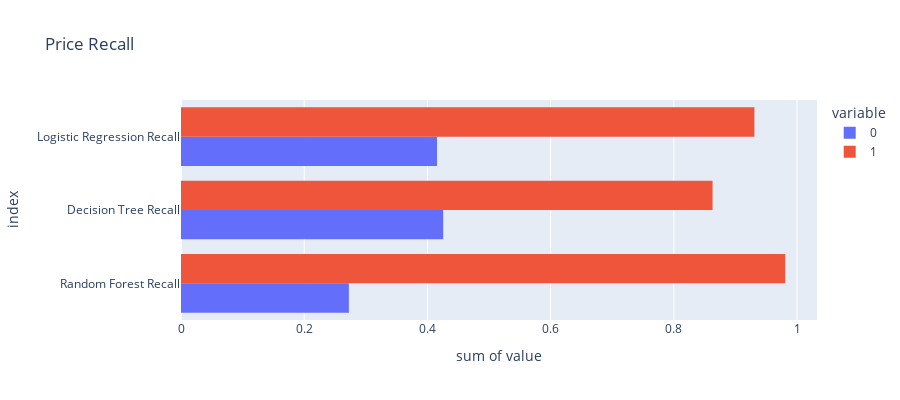

Notebook code cell kept with this figure:
### Code cell
#!pip install plotly_express
import plotly_express as px

fig = px.histogram(recall, x=["0", '1'],y = "index",
             barmode='group',
             height=400, title = 'Price Recall')

fig.show()

### Figure 1 — Plotly figure (JSON) as saved in the notebook; plotly's stock layout.template omitted (floating-point values rounded to 4 significant figures)
{"data": [{"alignmentgroup": "True", "bingroup": "y", "histfunc": "sum", "hovertemplate": "variable=0<br>sum of value=%{x}<br>index=%{y}<extra></extra>", "legendgroup": "0", "marker": {"color": "#636efa", "pattern": {"shape": ""}}, "name": "0", "offsetgroup": "0", "orientation": "h", "showlegend": true, "type": "histogram", "x": [0.2725, 0.4256, 0.4156], "xaxis": "x", "y": ["Random Forest Recall", "Decision Tree Recall", "Logistic Regression Recall"], "yaxis": "y"}, {"alignmentgroup": "True", "bingroup": "y", "histfunc": "sum", "hovertemplate": "variable=1<br>sum of value=%{x}<br>index=%{y}<extra></extra>", "legendgroup": "1", "marker": {"color": "#EF553B", "pattern": {"shape": ""}}, "name": "1", "offsetgroup": "1", "orientation": "h", "showlegend": true, "type": "histogram", "x": [0.9808, 0.8629, 0.9308], "xaxis": "x", "y": ["Random Forest Recall", "Decision Tree Recall", "Logistic Regression Recall"], "yaxis": "y"}], "layout": {"barmode": "group", "height": 400, "legend": {"title": {"text": "variable"}, "tracegroupgap": 0}, "title": {"text": "Price Recall"}, "xaxis": {"anchor": "y", "domain": [0, 1], "title": {"text": "sum of value"}}, "yaxis": {"anchor": "x", "domain": [0, 1], "title": {"text": "index"}}}}
